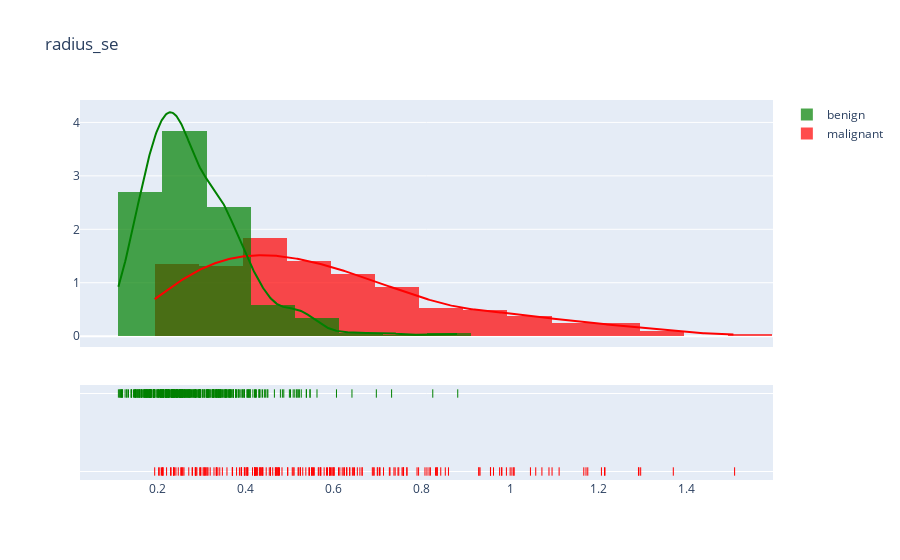
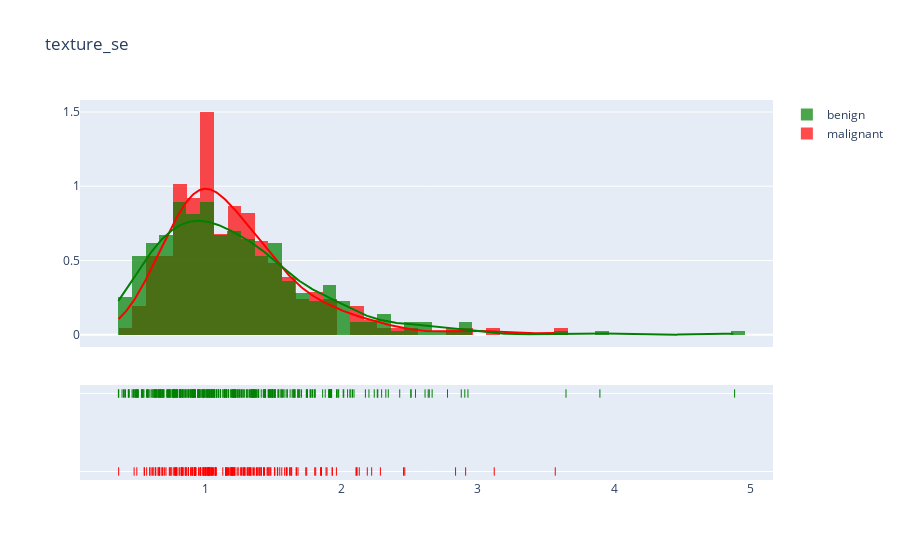

The notebook cell saved with these charts, in order:
### Code cell
plot_distribution('radius_se', .1)
plot_distribution('texture_se', .1)
plot_distribution('perimeter_se', .5)
plot_distribution('area_se', 5)

### Figure 1 — Plotly figure (JSON) as saved in the notebook; plotly's stock layout.template omitted (floating-point values rounded to 4 significant figures; data arrays with more than 128 entries replaced by an {"elided": "..."} marker saying what was removed)
{"data": [{"autobinx": false, "histnorm": "probability density", "legendgroup": "malignant", "marker": {"color": "red"}, "name": "malignant", "opacity": 0.7, "type": "histogram", "x": {"elided": "207 float values"}, "xaxis": "x", "xbins": {"end": 1.509, "size": 0.1, "start": 0.1938}, "yaxis": "y"}, {"autobinx": false, "histnorm": "probability density", "legendgroup": "benign", "marker": {"color": "green"}, "name": "benign", "opacity": 0.7, "type": "histogram", "x": {"elided": "357 float values"}, "xaxis": "x", "xbins": {"end": 0.8811, "size": 0.1, "start": 0.1115}, "yaxis": "y"}, {"legendgroup": "malignant", "marker": {"color": "red"}, "mode": "lines", "name": "malignant", "showlegend": false, "type": "scatter", "x": {"elided": "500 float values"}, "xaxis": "x", "y": {"elided": "500 float values"}, "yaxis": "y"}, {"legendgroup": "benign", "marker": {"color": "green"}, "mode": "lines", "name": "benign", "showlegend": false, "type": "scatter", "x": {"elided": "500 float values"}, "xaxis": "x", "y": {"elided": "500 float values"}, "yaxis": "y"}, {"legendgroup": "malignant", "marker": {"color": "red", "symbol": "line-ns-open"}, "mode": "markers", "name": "malignant", "showlegend": false, "type": "scatter", "x": {"elided": "207 float values"}, "xaxis": "x", "y": {"elided": "207 str values"}, "yaxis": "y2"}, {"legendgroup": "benign", "marker": {"color": "green", "symbol": "line-ns-open"}, "mode": "markers", "name": "benign", "showlegend": false, "type": "scatter", "x": {"elided": "357 float values"}, "xaxis": "x", "y": {"elided": "357 str values"}, "yaxis": "y2"}], "layout": {"barmode": "overlay", "hovermode": "closest", "legend": {"traceorder": "reversed"}, "title": {"text": "radius_se"}, "xaxis": {"anchor": "y2", "domain": [0, 1], "zeroline": false}, "yaxis": {"anchor": "free", "domain": [0.35, 1], "position": 0}, "yaxis2": {"anchor": "x", "domain": [0, 0.25], "dtick": 1, "showticklabels": false}}}

### Figure 2 — Plotly figure (JSON) as saved in the notebook; plotly's stock layout.template omitted (floating-point values rounded to 4 significant figures; data arrays with more than 128 entries replaced by an {"elided": "..."} marker saying what was removed)
{"data": [{"autobinx": false, "histnorm": "probability density", "legendgroup": "malignant", "marker": {"color": "red"}, "name": "malignant", "opacity": 0.7, "type": "histogram", "x": {"elided": "207 float values"}, "xaxis": "x", "xbins": {"end": 3.568, "size": 0.1, "start": 0.3621}, "yaxis": "y"}, {"autobinx": false, "histnorm": "probability density", "legendgroup": "benign", "marker": {"color": "green"}, "name": "benign", "opacity": 0.7, "type": "histogram", "x": {"elided": "357 float values"}, "xaxis": "x", "xbins": {"end": 4.885, "size": 0.1, "start": 0.3602}, "yaxis": "y"}, {"legendgroup": "malignant", "marker": {"color": "red"}, "mode": "lines", "name": "malignant", "showlegend": false, "type": "scatter", "x": {"elided": "500 float values"}, "xaxis": "x", "y": {"elided": "500 float values"}, "yaxis": "y"}, {"legendgroup": "benign", "marker": {"color": "green"}, "mode": "lines", "name": "benign", "showlegend": false, "type": "scatter", "x": {"elided": "500 float values"}, "xaxis": "x", "y": {"elided": "500 float values"}, "yaxis": "y"}, {"legendgroup": "malignant", "marker": {"color": "red", "symbol": "line-ns-open"}, "mode": "markers", "name": "malignant", "showlegend": false, "type": "scatter", "x": {"elided": "207 float values"}, "xaxis": "x", "y": {"elided": "207 str values"}, "yaxis": "y2"}, {"legendgroup": "benign", "marker": {"color": "green", "symbol": "line-ns-open"}, "mode": "markers", "name": "benign", "showlegend": false, "type": "scatter", "x": {"elided": "357 float values"}, "xaxis": "x", "y": {"elided": "357 str values"}, "yaxis": "y2"}], "layout": {"barmode": "overlay", "hovermode": "closest", "legend": {"traceorder": "reversed"}, "title": {"text": "texture_se"}, "xaxis": {"anchor": "y2", "domain": [0, 1], "zeroline": false}, "yaxis": {"anchor": "free", "domain": [0.35, 1], "position": 0}, "yaxis2": {"anchor": "x", "domain": [0, 0.25], "dtick": 1, "showticklabels": false}}}
